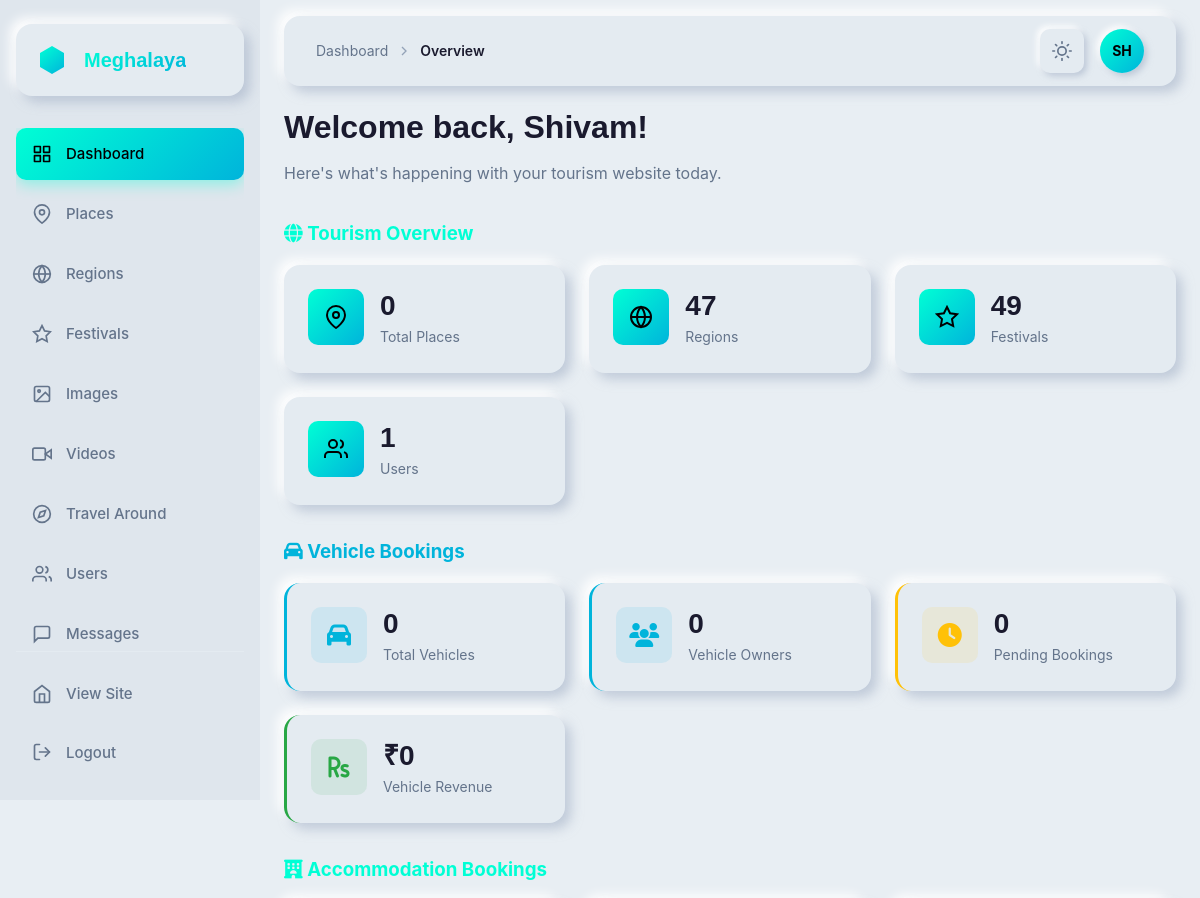
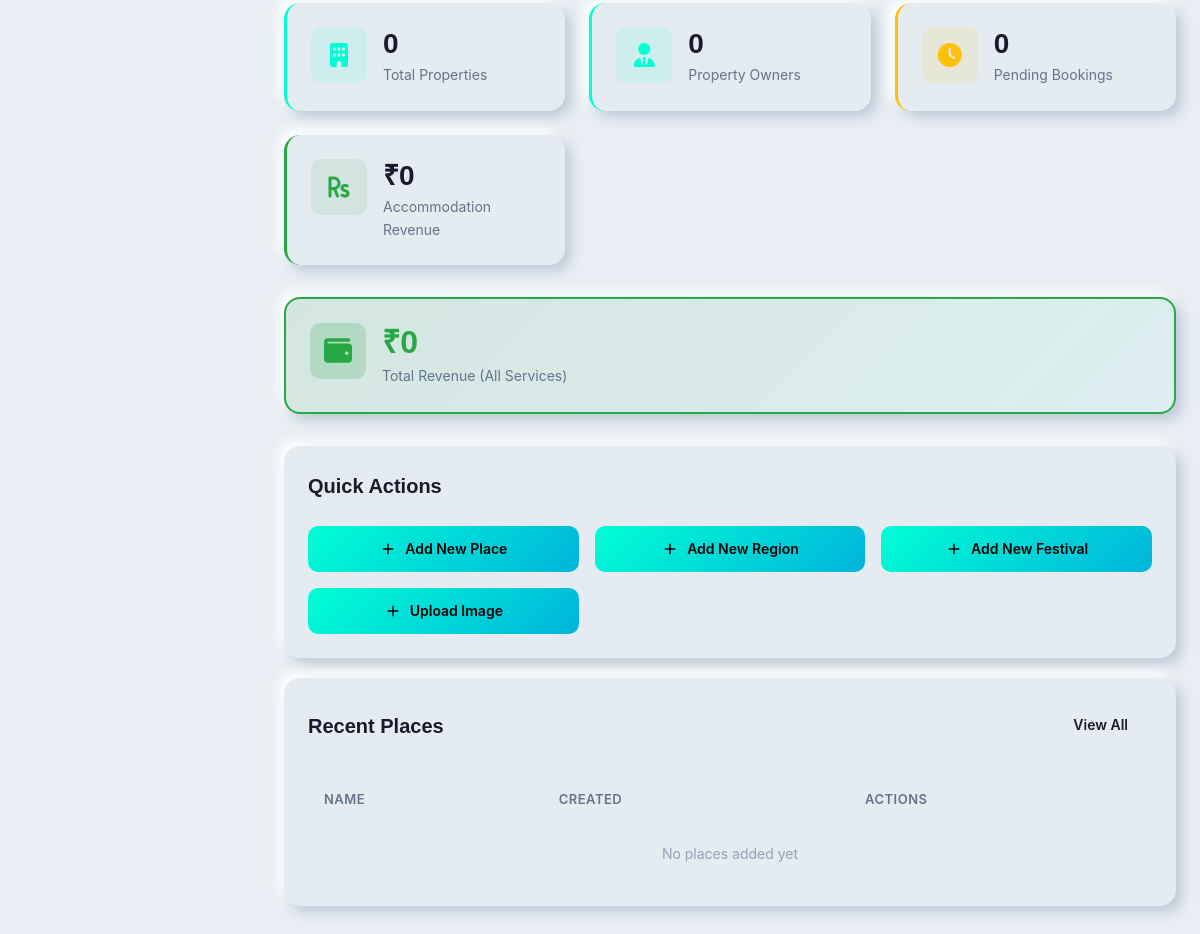
Before: /dashboard/ (signed in) with the older database file (2 pictures, top to bottom).
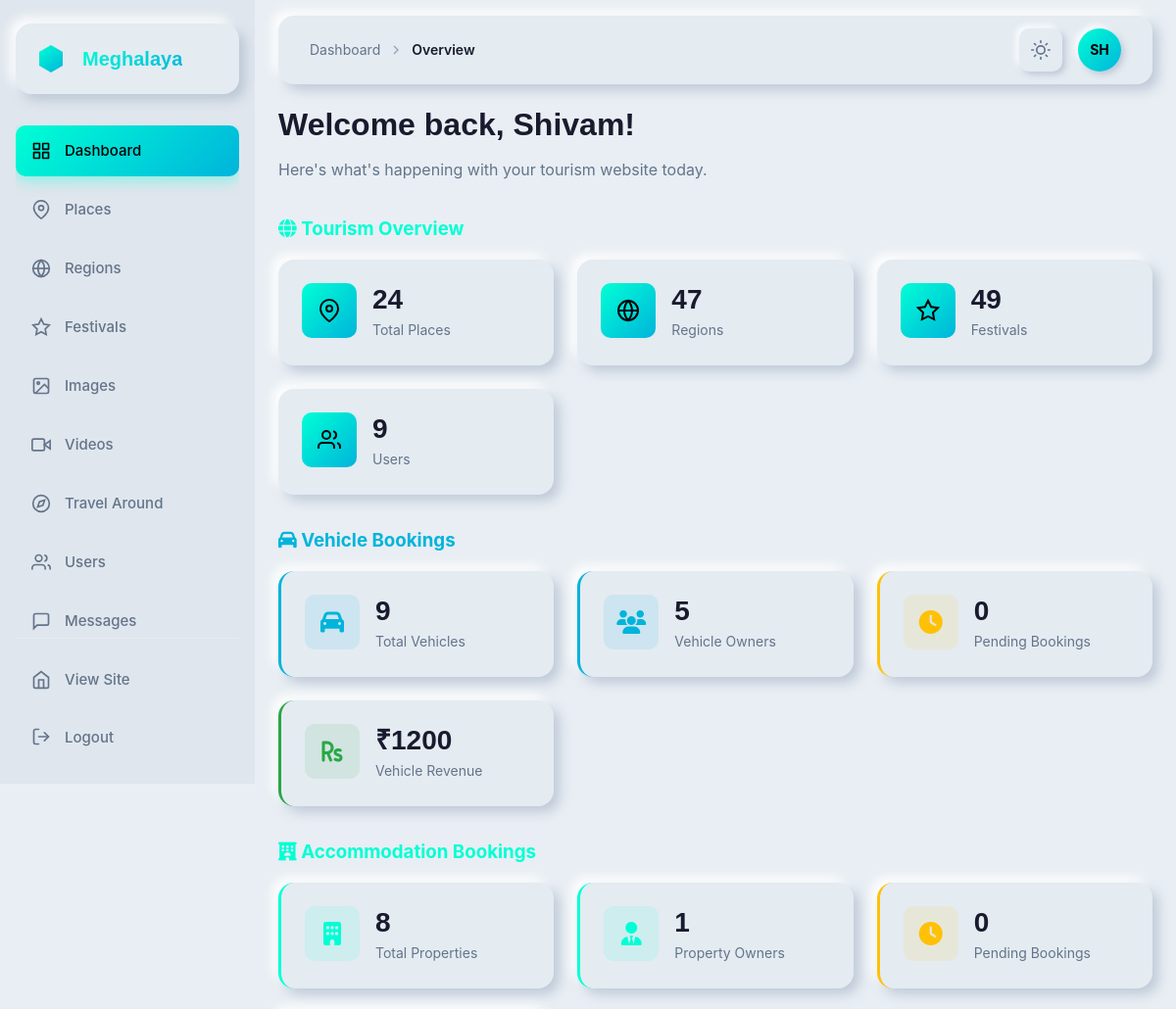
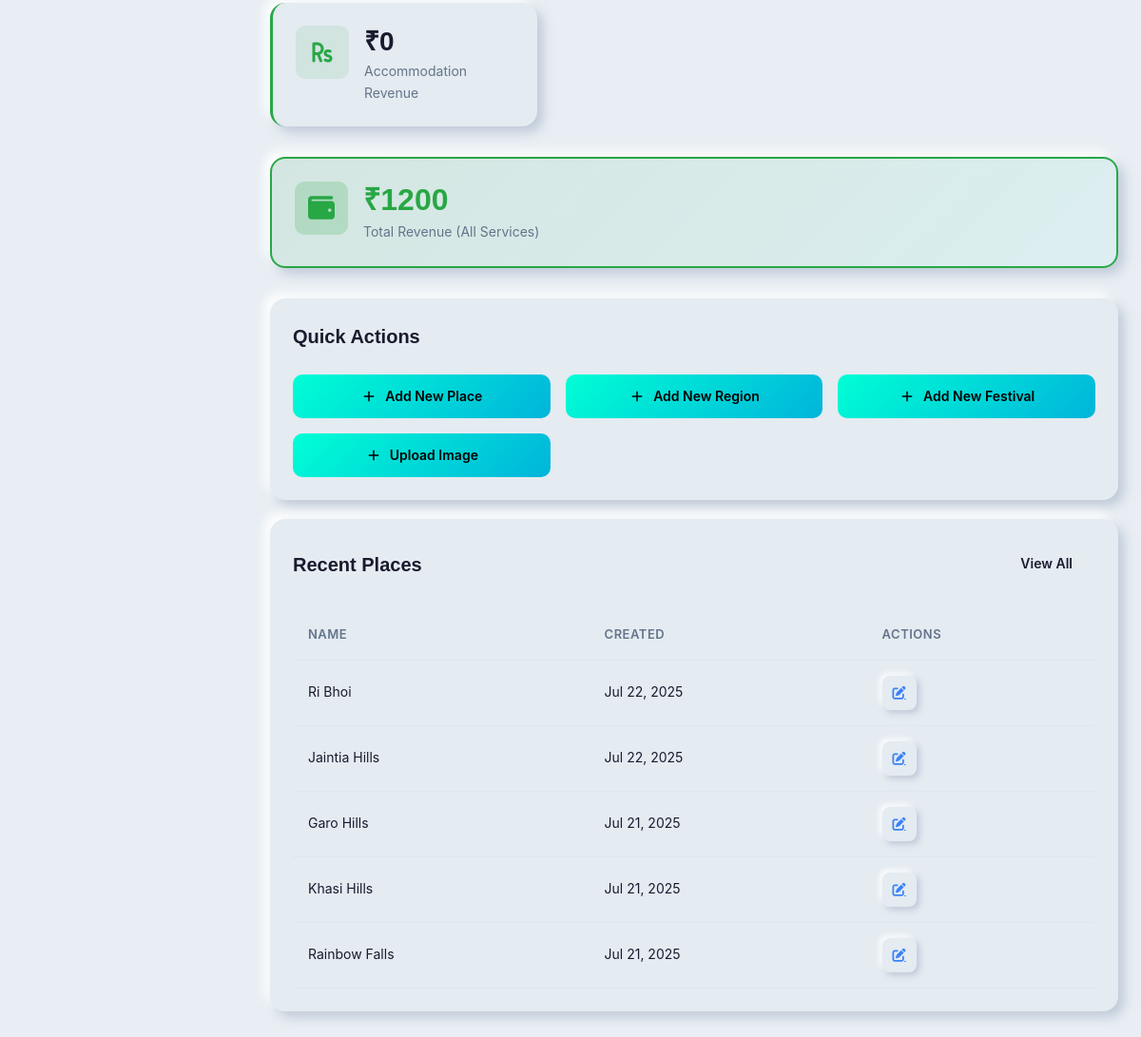
After: the same page with the newer database file (2 pictures, top to bottom).
### app/models.py (models this page shows, shortened)
class MeghalayaLocation(models.Model):
    name = models.CharField(max_length=100)
    placeUrl = models.URLField(
                max_length=300,
                blank=True,
                null=True,
                default='https://example.com',
                verbose_name='Place Website',
                help_text='Enter the official website of the place',
                unique=False
            )
    created_at = models.DateTimeField(auto_now_add=True)
    updated_at = models.DateTimeField(auto_now=True)

### app/dashboard_views.py (the view)
# urls.py: path('', dashboard_views.dashboard_home, name='dashboard_home'),
@login_required
@user_passes_test(is_staff_or_superuser)
def dashboard_home(request):
    total_vehicles = Vehicle.objects.count()
    total_vehicle_owners = VehicleOwner.objects.count()
    total_vehicle_bookings = VehicleBooking.objects.count()
    pending_vehicle_bookings = VehicleBooking.objects.filter(booking_status='pending').count()
    vehicle_revenue = VehicleBooking.objects.filter(
        booking_status__in=['confirmed', 'in_progress', 'completed'],
        payment_status='verified'
    ).aggregate(total=models.Sum('total_amount'))['total'] or 0
    total_accommodations = Accommodation.objects.count()
    total_accommodation_owners = AccommodationOwner.objects.count()
    total_accommodation_bookings = AccommodationBooking.objects.count()
    pending_accommodation_bookings = AccommodationBooking.objects.filter(booking_status='pending').count()
    accommodation_revenue = AccommodationBooking.objects.filter(
        booking_status__in=['confirmed', 'checked_in', 'checked_out'],
        payment_status='paid'
    ).aggregate(total=models.Sum('total_amount'))['total'] or 0
    recent_vehicle_bookings = VehicleBooking.objects.order_by('-created_at')[:5]
    recent_accommodation_bookings = AccommodationBooking.objects.order_by('-created_at')[:5]
    context = {
        'places_count': MeghalayaLocation.objects.count(),
        'regions_count': RegionOfMeghalaya.objects.count(),
        'festivals_count': Festival.objects.count(),
        'users_count': User.objects.count(),
        'recent_places': MeghalayaLocation.objects.order_by('-created_at')[:5],
        'total_vehicles': total_vehicles,
        'total_vehicle_owners': total_vehicle_owners,
        'total_vehicle_bookings': total_vehicle_bookings,
        'pending_vehicle_bookings': pending_vehicle_bookings,
        'vehicle_revenue': vehicle_revenue,
        'recent_vehicle_bookings': recent_vehicle_bookings,
        'total_accommodations': total_accommodations,
        'total_accommodation_owners': total_accommodation_owners,
        'total_accommodation_bookings': total_accommodation_bookings,
        'pending_accommodation_bookings': pending_accommodation_bookings,
        'accommodation_revenue': accommodation_revenue,
        'recent_accommodation_bookings': recent_accommodation_bookings,
        'total_revenue': vehicle_revenue + accommodation_revenue,
    }
    return render(request, 'dashboard/dashboard_home.html', context)

### app/context_processors.py (called while the page is built)
def navbar_context(request):
    placeName = cache.get('navbar_places')
    if placeName is None:
        placeName = list(MeghalayaImages.objects.values('name').exclude(
            name__in=["Cherrapunji", "Police Bazar", "Seven Sister Falls", "Dawki River", "Cathedral of Mary"]
        ).distinct())
        cache.set('navbar_places', placeName, 300)
    return {
        'placeName': placeName
    }

### app/dashboard_views.py (called while the page is built)
def is_staff_or_superuser(user):
    return user.is_staff or user.is_superuser

### templates/dashboard/dashboard_home.html (shortened to what the changed rows need)
{% extends 'dashboard/base.html' %}
{% block content %}
<div class="title-section cascade-in">
    <h1 class="page-title">Welcome back, {{ user.username }}!</h1>
</div>
<div class="stats-grid">
    <div class="stat-card nm-flat cascade-in">
        <div class="stat-content">
            <div class="stat-value">{{ places_count }}</div>
            <div class="stat-label">Total Places</div>
        </div>
    </div>
    <div class="stat-card nm-flat cascade-in">
        <div class="stat-content">
            <div class="stat-value">{{ users_count }}</div>
            <div class="stat-label">Users</div>
        </div>
    </div>
</div>
<div class="stats-grid">
    <div class="stat-card nm-flat cascade-in" style="border-left: 3px solid #00b4db;">
        <div class="stat-content">
            <div class="stat-value">{{ total_vehicles }}</div>
            <div class="stat-label">Total Vehicles</div>
        </div>
    </div>
    <div class="stat-card nm-flat cascade-in" style="border-left: 3px solid #00b4db;">
        <div class="stat-content">
            <div class="stat-value">{{ total_vehicle_owners }}</div>
            <div class="stat-label">Vehicle Owners</div>
        </div>
    </div>
    <div class="stat-card nm-flat cascade-in" style="border-left: 3px solid #28a745;">
        <div class="stat-content">
            <div class="stat-value">₹{{ vehicle_revenue|floatformat:0 }}</div>
            <div class="stat-label">Vehicle Revenue</div>
        </div>
    </div>
</div>
<div class="stats-grid">
    <div class="stat-card nm-flat cascade-in" style="border-left: 3px solid #00ffd5;">
        <div class="stat-content">
            <div class="stat-value">{{ total_accommodations }}</div>
            <div class="stat-label">Total Properties</div>
        </div>
    </div>
    <div class="stat-card nm-flat cascade-in" style="border-left: 3px solid #00ffd5;">
        <div class="stat-content">
            <div class="stat-value">{{ total_accommodation_owners }}</div>
            <div class="stat-label">Property Owners</div>
        </div>
    </div>
</div>
<div class="stats-grid" style="margin-top: 24px;">
    <div class="stat-card nm-flat cascade-in" style="border: 2px solid #28a745; background: linear-gradient(135deg, rgba(40, 167, 69, 0.1), rgba(0, 255, 213, 0.05));">
        <div class="stat-content">
            <div class="stat-value" style="color: #28a745; font-size: 2rem;">₹{{ total_revenue|floatformat:0 }}</div>
            <div class="stat-label">Total Revenue (All Services)</div>
        </div>
    </div>
</div>
<div class="cards-container">
    <div class="card nm-flat cascade-in">
        <div class="card-header">
            <h2 class="card-title">Quick Actions</h2>
        </div>
    </div>
    <div class="card nm-flat cascade-in">
        <div class="card-header">
            <h2 class="card-title">Recent Places</h2>
        </div>
        <div class="table-container">
            <table class="data-table">
                <thead>
                    <tr>
                        <th>Name</th>
                        <th>Created</th>
                        <th>Actions</th>
                    </tr>
                </thead>
                <tbody>
                    {% for place in recent_places %}
                    <tr>
                        <td>{{ place.name }}</td>
                        <td>{{ place.created_at|date:"M d, Y" }}</td>
                        <td>
                            <div class="table-actions">
                                <a href="{% url 'dashboard_places_edit' place.id %}" class="action-btn nm-button edit" title="Edit">
                                    <i class="fas fa-edit"></i>
                                </a>
                            </div>
                        </td>
                    </tr>
                    {% empty %}
                    <tr>
                        <td colspan="3" style="text-align: center; color: var(--text-muted);">No places added yet</td>
                    </tr>
                    {% endfor %}
                </tbody>
            </table>
        </div>
    </div>
</div>
{% endblock %}

Changed rows visible on the page:
added MeghalayaLocation: name "Ri Bhoi", created_at "Jul 22, 2025"
added MeghalayaLocation: name "Jaintia Hills", created_at "Jul 22, 2025"
added MeghalayaLocation: name "Garo Hills", created_at "Jul 21, 2025"
added MeghalayaLocation: name "Khasi Hills", created_at "Jul 21, 2025"
added MeghalayaLocation: name "Rainbow Falls", created_at "Jul 21, 2025"
Other visible differences:
{{ places_count }}: "0" → "24"
{{ users_count }}: "1" → "9"
{{ total_vehicles }}: "0" → "9"
{{ total_vehicle_owners }}: "0" → "5"
{{ vehicle_revenue|floatformat:0 }}: "0" → "1200"
{{ total_accommodations }}: "0" → "8"
{{ total_accommodation_owners }}: "0" → "1"
{{ total_revenue|floatformat:0 }}: "0" → "1200"
text no longer shown: "No places added yet"
